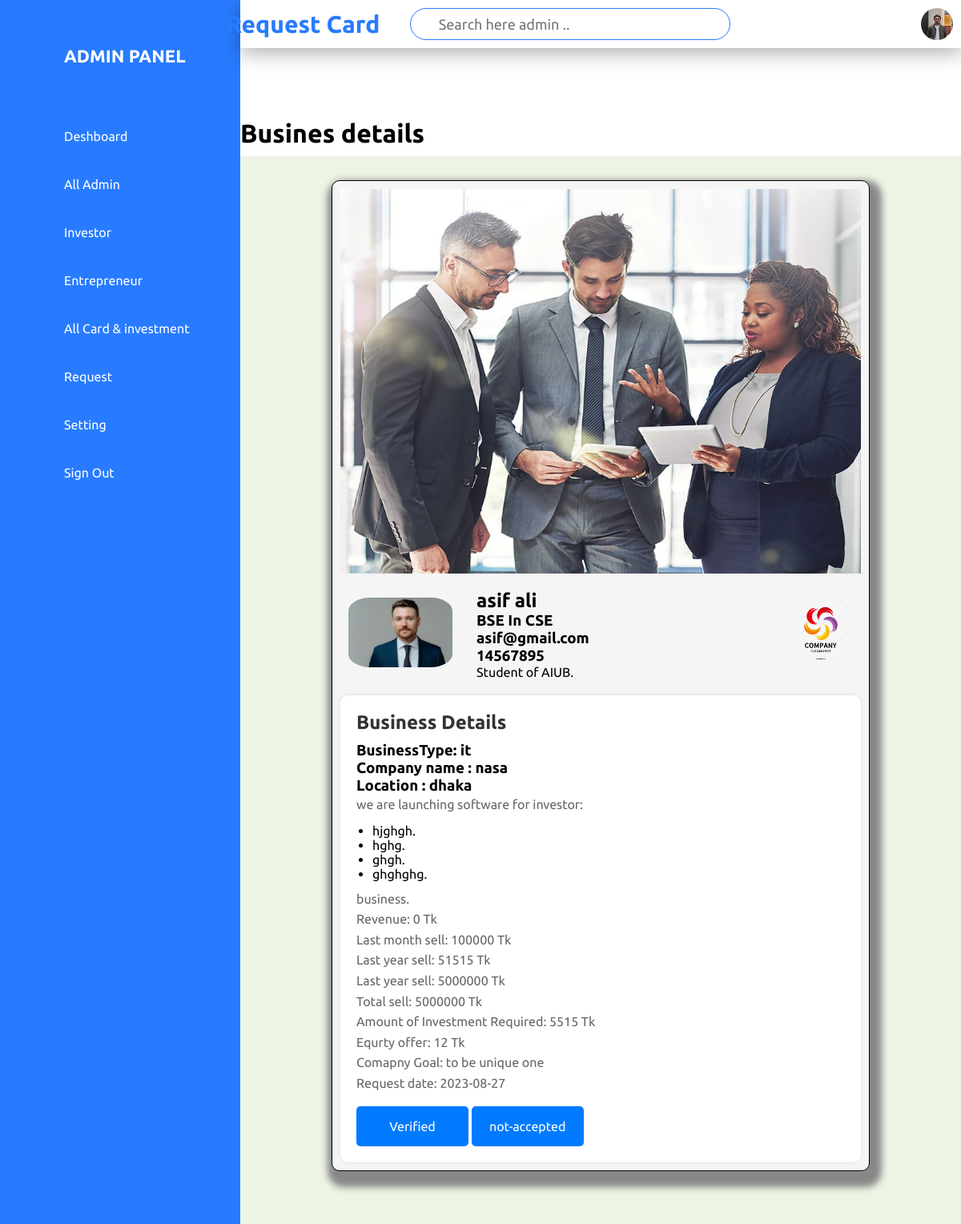
/Admin/admin-2-request.php?idd=5 (signed in), run on an earlier commit of the app's database.
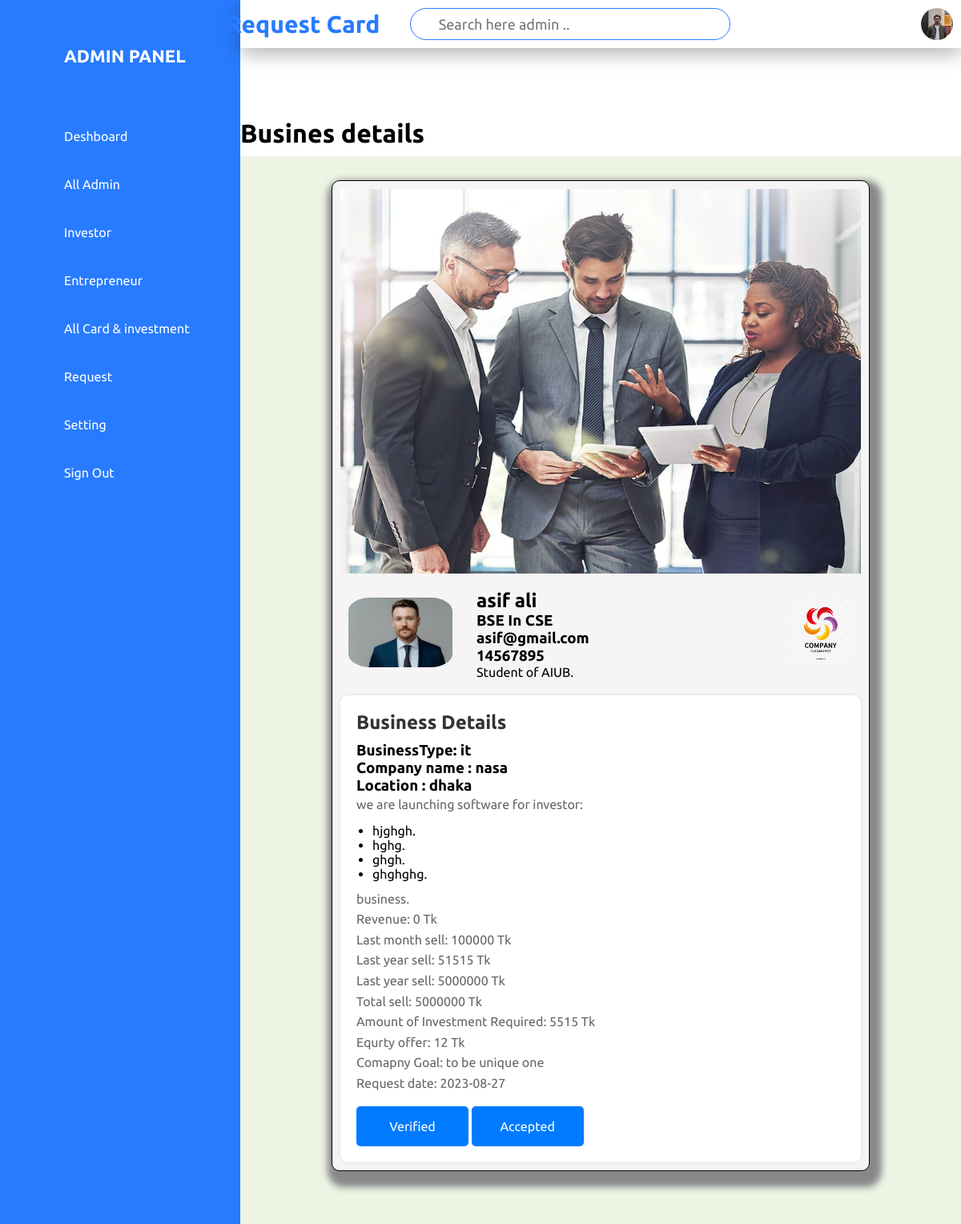
And on a later commit of the database.
### tables this page shows
CREATE TABLE `card_information_all` (
  `id` int(11) NOT NULL,
  `username` varchar(255) NOT NULL,
  `entro-photo` varchar(255) NOT NULL,
  `card-photo` varchar(255) NOT NULL DEFAULT 'defaultPhoto.jgp',
  `cover-photo` varchar(255) NOT NULL,
  `company-logo` varchar(255) NOT NULL,
  `name` varchar(255) NOT NULL,
  `entrepreneur-post` varchar(255) NOT NULL,
  `education` varchar(255) NOT NULL,
  `email` varchar(255) NOT NULL,
  `phone` int(20) NOT NULL,
  `business-type` varchar(255) NOT NULL,
  `company-name` varchar(255) NOT NULL,
  `location` varchar(255) NOT NULL,
  `product-description` varchar(255) NOT NULL,
  `product-usecase-1` varchar(255) NOT NULL,
  `product-usecase-2` varchar(255) NOT NULL,
  `product-usecase-3` varchar(255) NOT NULL,
  `product-usecase-4` varchar(255) NOT NULL,
  `revenue` int(100) NOT NULL,
  `last-month-sell` int(100) NOT NULL,
  `last-year-sell` int(100) NOT NULL,
  `total-sell` int(100) NOT NULL,
  `investment-amount` int(100) NOT NULL,
  `equity-offer` int(100) NOT NULL,
  `investment-purpose` varchar(255) NOT NULL,
  `goal` varchar(255) NOT NULL,
  `status-of-post` varchar(100) NOT NULL,
  `status-of-request` varchar(100) NOT NULL,
  `accepted_investor_id` int(255) NOT NULL DEFAULT -1,
  `date-of-post` date NOT NULL,
  `like-count` int(255) NOT NULL DEFAULT 0,
  `dislike-count` int(255) NOT NULL DEFAULT 0
);

### Admin/admin-2-request.php (the view, shortened to what this page needs)
<?php require "includes/admin-sidebar.php";?>
<?php require "includes/top-bar.php";?>
<br>
            <link rel="stylesheet" href="../Entrepreneur/all_css/business_details_Style.css">
<?php
$connnection = mysqli_connect('localhost','root','','project_investor_seeker_db');
$rcv=$_REQUEST['idd'];
$result = mysqli_query($connnection, "SELECT * FROM `card_information_all` WHERE id='$rcv'");
$cardHtml = '';
while($row = mysqli_fetch_assoc($result)){
       $cardHtml .=
       '<h1>Busines details</h1>
       <div class="container-main">
                       <div class="fullpage">
                               <div class="investment-page">
                                    <div class="ideaimg">
                                           <img src="../Entrepreneur/all_pictures/card-photo/' . $row['card-photo'] . '">
                                   </div>
                              <div class="entrepreneur-section">
                                 <div class="entrepreneur-photo">
                                      <img src="../Home/entroProfile/'. $row['entro-photo'].'" alt="Entrepreneur Photo">
                                 </div>
                                      <div class="entrepreneur-bio">
                                           <h2>' . $row['name'] . '</h2>
                                            <h3>' . $row['education'] . '</h3>
                                             <h3>' . $row['email'] . '</h3>
                                             <h3>' . $row['phone'] . '</h3>
                 <p>' . $row['entrepreneur-post'] . '.</p>
           </div>
        <div class="company-logo">
            <img src="logo.jpg" alt="Company Logo">
          </div>
      </div>
                                 <div class="business-details">
                                 <h2>Business Details</h2>
                                         <h3>BusinessType: ' . $row['business-type'] . '</h3>
                                         <h3>Company name : ' . $row['company-name'] . '</h3>
                                          <h3>Location : ' . $row['location'] . '</h3>
                 <p>' . $row['product-description'] . ':</p>
        <ul>
          <li>' . $row['product-usecase-1'] . '.</li>
          <li>' . $row['product-usecase-2'] . '.</li>
          <li>' . $row['product-usecase-3'] . '.</li>
          <li>' . $row['product-usecase-4'] . '.</li>
        </ul>
        <p>' . $row['investment-purpose'] . '.</p>
        <p>Revenue: ' . $row['revenue'] . ' Tk</p>
        <p>Last month sell: ' . $row['last-month-sell'] . ' Tk</p>
        <p>Last year sell: ' . $row['last-year-sell'] . ' Tk</p>
        <p>Last year sell: ' . $row['total-sell'] . ' Tk</p>
        <p>Total sell: ' . $row['total-sell'] . ' Tk</p>
        <p>Amount of Investment Required: ' . $row['investment-amount'] . ' Tk</p>
        <p>Equrty offer: ' . $row['equity-offer'] . ' Tk</p>
        <p>Comapny Goal: ' . $row['goal'] . '</p>
        <p>Request date: ' . $row['date-of-post'] . '</p>
        <form method="post">
        <input type="submit" class="invest-button" name="submit" value='. $row['status-of-post'] .'>
        <input type="submit" class="Not-inteerested invest-button" name="accept" value=' . $row['status-of-request'] . '>
      </form></div>
    </div>
<br><br>';
                }
?>
    <?php echo $cardHtml; ?>

What changed in the data, as far as the page shows it:
changed card_information_all "asif ali": accept "not-accepted" → "Accepted"
